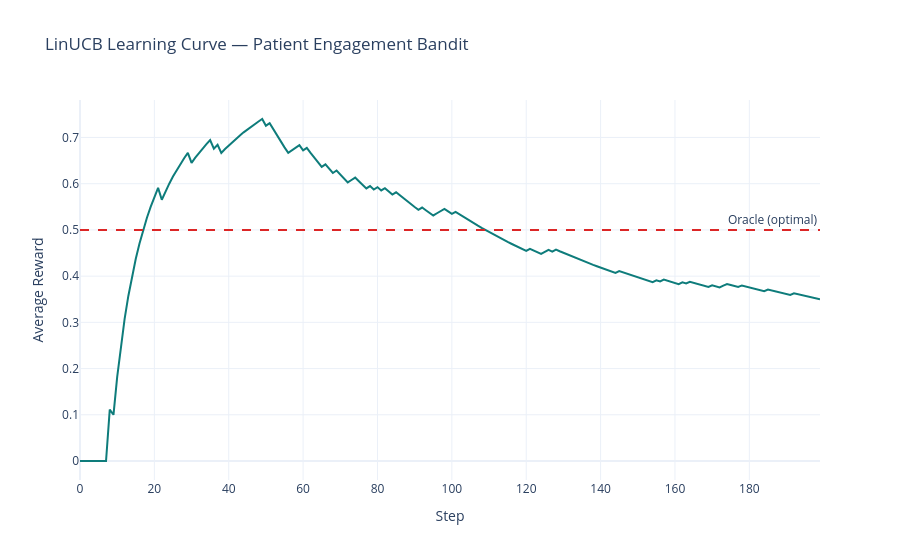

This figure's notebook cell:
### Code cell
# ── LinUCB regret curve ────────────────────────────────────────────────
import plotly.graph_objects as go

# Compute oracle reward rate (always picks best channel per group)
oracle_rate = 0.50   # theoretical best: 50% correct given 2 channels (sms for medicaid, email for rest)
regret = [oracle_rate - r for r in rewards_log]

fig_regret = go.Figure()
fig_regret.add_trace(go.Scatter(
    y=rewards_log, name='LinUCB avg reward',
    line=dict(color='#0E7C7B'), mode='lines',
))
fig_regret.add_hline(y=oracle_rate, line_dash='dash', line_color='#DC2626',
                      annotation_text='Oracle (optimal)')
fig_regret.update_layout(
    title='LinUCB Learning Curve — Patient Engagement Bandit',
    xaxis_title='Step', yaxis_title='Average Reward',
    template='plotly_white',
)
fig_regret.show()

# Group equity analysis
print('\n📊 Group Engagement Equity')
total_steps = sum(bandit.group_counts.values())
for grp, cnt in bandit.group_counts.items():
    ratio = cnt / total_steps
    expected = 1 / len(set(bandit.group_counts.keys()))
    flag = '⚠️' if abs(ratio - expected) > 0.1 else '✅'
    print(f'  {flag} {grp:<12} {cnt:3d} steps ({ratio:.2%}) — expected {expected:.2%}')

### Figure 1 — Plotly figure (JSON) as saved in the notebook; plotly's stock layout.template omitted (floating-point values rounded to 4 significant figures; data arrays with more than 128 entries replaced by an {"elided": "..."} marker saying what was removed)
{"data": [{"line": {"color": "#0E7C7B"}, "mode": "lines", "name": "LinUCB avg reward", "type": "scatter", "y": {"elided": "200 float values"}}], "layout": {"annotations": [{"showarrow": false, "text": "Oracle (optimal)", "x": 1, "xanchor": "right", "xref": "x domain", "y": 0.5, "yanchor": "bottom", "yref": "y"}], "shapes": [{"line": {"color": "#DC2626", "dash": "dash"}, "type": "line", "x0": 0, "x1": 1, "xref": "x domain", "y0": 0.5, "y1": 0.5, "yref": "y"}], "title": {"text": "LinUCB Learning Curve — Patient Engagement Bandit"}, "xaxis": {"title": {"text": "Step"}}, "yaxis": {"title": {"text": "Average Reward"}}}}
